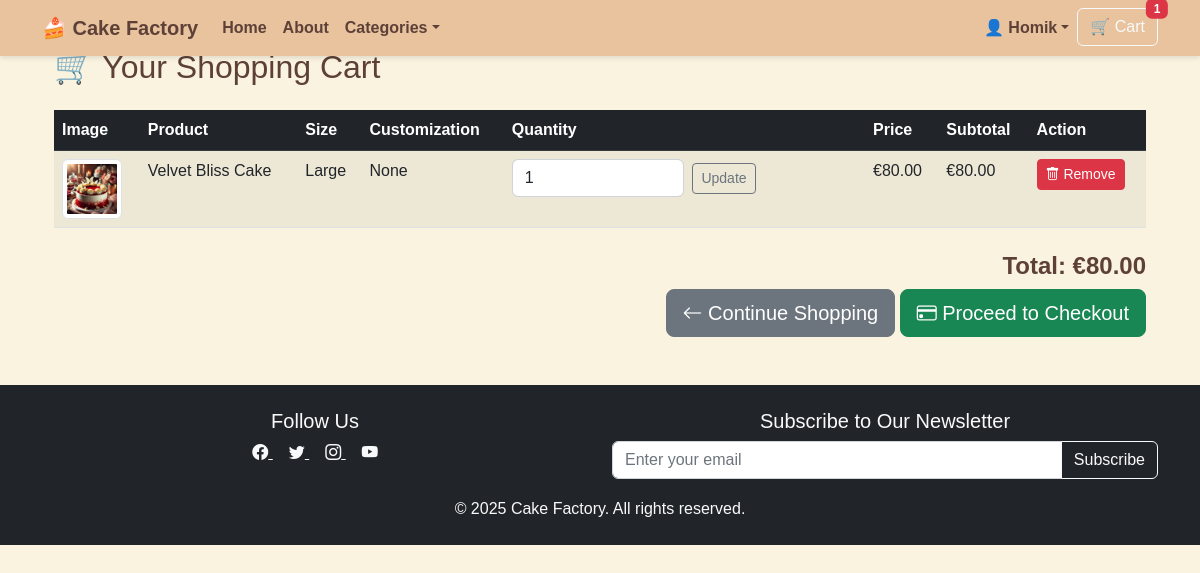
Page /orders/cart/ (signed in) on the committed database.
### users/models.py (models this page shows, shortened)
class CustomUser(AbstractUser):
    stripe_customer_id = models.CharField(max_length=50, blank=True, null=True, unique=True)
    shipping_full_name = models.CharField(max_length=100, blank=True, null=True)
    shipping_phone = models.CharField(max_length=20, blank=True, null=True)
    shipping_street_address1 = models.CharField(max_length=255, blank=True, null=True)
    shipping_street_address2 = models.CharField(max_length=255, blank=True, null=True)
    shipping_city = models.CharField(max_length=100, blank=True, null=True)
    shipping_postcode = models.CharField(max_length=20, blank=True, null=True)
    shipping_country = CountryField(blank_label="Select country", blank=True, null=True)
    billing_full_name = models.CharField(max_length=100, blank=True, null=True)
    billing_phone = models.CharField(max_length=20, blank=True, null=True)
    billing_street_address1 = models.CharField(max_length=255, blank=True, null=True)
    billing_street_address2 = models.CharField(max_length=255, blank=True, null=True)
    billing_city = models.CharField(max_length=100, blank=True, null=True)
    billing_postcode = models.CharField(max_length=20, blank=True, null=True)
    billing_country = CountryField(blank_label="Select country", blank=True, null=True)

### products/models.py (models this page shows, shortened)
class Product(models.Model):
    name = models.CharField(max_length=255, unique=True)
    slug = models.SlugField(unique=True, blank=True)
    description = models.TextField(blank=True)
    price = models.DecimalField(max_digits=10, decimal_places=2)
    category = models.ForeignKey(
        Category, on_delete=models.SET_NULL,
        null=True, blank=True, related_name="products"
    )
    flavor = models.ForeignKey(
        Flavor, on_delete=models.SET_NULL,
        null=True, blank=True, related_name="products"
    )
    sizes = models.ManyToManyField(
        Size, blank=True, related_name="products"
    )
    image = models.ImageField(upload_to="product_images/", blank=True, null=True)
    allergen_info = models.TextField(blank=True, help_text="E.g., Contains nuts, gluten-free")
    available = models.BooleanField(default=True) # If needed deactivate.
    created_at = models.DateTimeField(auto_now_add=True)

class Size(models.Model):
    name = models.CharField(max_length=100, unique=True)
    slug = models.SlugField(unique=True, blank=True)

### orders/views.py (the view, shortened to what this page needs)
# urls.py: path("cart/", views.cart_view, name="cart_view"),
def cart_view(request):
    cart_items = []
    total_price = 0
    if request.user.is_authenticated:
        db_cart_items = CartItem.objects.filter(user=request.user)
        for item in db_cart_items:
            subtotal = item.adjusted_price * item.quantity
            total_price += subtotal
            cart_items.append({
                "product_id": item.product.id,
                "size_id": item.size.id if item.size else None,
                "name": item.product.name,
                "image": item.product.image.url if item.product.image else None,
                "price": item.adjusted_price,
                "quantity": item.quantity,
                "size": item.size.name if item.size else "N/A",
                "customization": item.customization or "",
                "subtotal": subtotal,
                "update_url": reverse("cart_update", args=[item.product.id, item.size.id if item.size else 0]),
                "remove_url": reverse("cart_remove", args=[item.product.id, item.size.id if item.size else 0]),
            })
    return render(request, "orders/cart.html", {"cart": cart_items, "total_price": total_price})

### orders/context_processors.py (called while the page is built)
def cart_context(request):
    cart_items = 0
    cart_total_price = 0.0
    if request.user.is_authenticated:
        cart_items_qs = CartItem.objects.filter(user=request.user)
        cart_items = sum(item.quantity for item in cart_items_qs)
        cart_total_price = sum(item.line_total for item in cart_items_qs)
    else:
        session_cart = request.session.get("cart", {})
        cart_items = sum(item["quantity"] for item in session_cart.values())
        cart_total_price = sum(float(item["price"]) * int(item["quantity"]) for item in session_cart.values())
    return {"cart_items": cart_items, "cart_total_price": cart_total_price}

### orders/models.py (called while the page is built)
    @property
    def adjusted_price(self):
        SIZE_PRICE_ADJUSTMENT = {
            "Small": 0,
            "Large": 20,
            "X-large": 40
        }
        base_price = self.product.price or 0
        size_adjustment = SIZE_PRICE_ADJUSTMENT.get(self.size.name if self.size else "Small", 0)
        return base_price + size_adjustment

    @property
    def line_total(self):
        return (self.adjusted_price or 0) * self.quantity

### products/context_processors.py (called while the page is built)
def categories_context(request):
    return {
        'categories': Category.objects.all()
    }

### orders/templates/orders/cart.html (shortened to what this page needs)
{% extends "base.html" %}
{% load static %}
{% block content %}
<div class="container">
    <h2 class="mb-4">🛒 Your Shopping Cart</h2>
    {% if cart %}
    <table class="table table-striped">
        <thead class="table-dark">
            <tr>
                <th>Image</th>
                <th>Product</th>
                <th>Size</th>
                <th>Customization</th>
                <th>Quantity</th>
                <th>Price</th>
                <th>Subtotal</th>
                <th>Action</th>
            </tr>
        </thead>
        <tbody>
            {% for item in cart %}
            <tr>
                <td>
                    {% if item.image %}
                        <img src="{{ item.image }}" alt="{{ item.name }}" class="img-thumbnail" width="60">
                    {% else %}
                        <img src="{% static 'img/no-image.jpg' %}" alt="No Image" class="img-thumbnail" width="60">
                    {% endif %}
                </td>
                <td>{{ item.name }}</td>
                <td>{{ item.size|default:"N/A" }}</td>
                <td>{{ item.customization|default:"None" }}</td>
                <td>
                    <form method="POST" action="{{ item.update_url }}" class="d-flex align-items-center">
                        <input type="number" name="quantity" value="{{ item.quantity }}" min="1" class="form-control w-50">
                        <button type="submit" class="btn btn-sm btn-outline-secondary ms-2">Update</button>
                    </form>
                </td>
                <td>€{{ item.price|floatformat:2 }}</td>
                <td>€{{ item.subtotal|floatformat:2 }}</td>
                <td>
                    <a href="{{ item.remove_url }}" class="btn btn-danger btn-sm">
                        <i class="bi bi-trash"></i> Remove
                    </a>
                </td>
            </tr>
            {% endfor %}
        </tbody>
    </table>
    <div class="text-end mt-4">
        <h4><strong>Total: €{{ total_price|floatformat:2 }}</strong></h4>
         <a href="{% url 'product_list' %}" class="btn btn-secondary btn-lg">
            <i class="bi bi-arrow-left"></i> Continue Shopping
        </a>
        <a href="{% url 'checkout' %}" class="btn btn-success btn-lg">
            <i class="bi bi-credit-card"></i> Proceed to Checkout
        </a>
    </div>
    {% else %}
    <p class="alert alert-warning">Your cart is empty! Start shopping now.</p>
    <a href="{% url 'product_list' %}" class="btn btn-primary">Browse Products</a>
    {% endif %}
</div>
{% endblock %}

### templates/base.html (shortened to what this page needs)
{% load static %}
<!DOCTYPE html>
<html lang="en">
<head>
    <link href="https://cdn.jsdelivr.net/npm/bootstrap-icons@1.5.0/font/bootstrap-icons.css" rel="stylesheet">
    <link href="https://cdn.jsdelivr.net/npm/bootstrap@5.2.3/dist/css/bootstrap.min.css" rel="stylesheet">
    <link href="{% static 'css/styles.css' %}" rel="stylesheet">
</head>
<body>
    <nav class="navbar navbar-expand-lg navbar-dark fixed-top glass-navbar">
        <div class="container">
            <a class="navbar-brand fw-bold" href="{% url 'home' %}">🍰 Cake Factory</a>
            <div class="collapse navbar-collapse" id="navbarContent">
                <ul class="navbar-nav me-auto">
                    <li class="nav-item"><a class="nav-link" href="{% url 'home' %}">Home</a></li>
                    <li class="nav-item"><a class="nav-link" href="#">About</a></li>
                    <li class="nav-item dropdown">
                        <a class="nav-link dropdown-toggle" href="#" id="categoriesDropdown" role="button"
                            data-bs-toggle="dropdown">Categories</a>
                    </li>
                </ul>
                <ul class="navbar-nav ms-auto">
                    <li class="nav-item dropdown">
                        <a class="nav-link dropdown-toggle" href="#" id="accountDropdown" role="button"
                            data-bs-toggle="dropdown">{% if user.is_authenticated %}👤 {{ user.username }}{% else %}My
                            Account{% endif %}</a>
                    </li>
                    <li class="nav-item">
                        <a class="btn btn-outline-light position-relative" href="{% url 'cart_view' %}">
                            🛒 Cart
                            <span
                                class="position-absolute top-0 start-100 translate-middle badge bg-danger">{{ cart_items|default:0 }}</span>
                        </a>
                    </li>
                </ul>
            </div>
        </div>
    </nav>
    <main class="container py-5">
        {% block content %}{% endblock %}
    </main>
<footer class="footer bg-dark text-light py-4">
    <div class="container text-center">
        <div class="row">
            <div class="col-md-6 mb-3">
                <h5>Follow Us</h5>
                <a href="https://www.facebook.com/yourpage" class="text-light me-3" target="_blank">
                    <i class="bi bi-facebook"></i>
                </a>
                <a href="https://twitter.com/yourpage" class="text-light me-3" target="_blank">
                    <i class="bi bi-twitter"></i>
                </a>
                <a href="https://www.instagram.com/yourpage" class="text-light me-3" target="_blank">
                    <i class="bi bi-instagram"></i>
                </a>
                <a href="https://www.youtube.com/yourchannel" class="text-light" target="_blank">
                    <i class="bi bi-youtube"></i>
                </a>
            </div>
            <div class="col-md-6">
                <h5>Subscribe to Our Newsletter</h5>
                <form id="newsletter-form" method="POST" action="{% url 'newsletter_signup' %}">
                    <div class="input-group">
                        <input type="email" name="email" class="form-control" placeholder="Enter your email" required>
                        <button class="btn btn-outline-light" type="submit">Subscribe</button>
                    </div>
                </form>
            </div>
        </div>
        <p class="mt-3 mb-0">&copy; 2025 Cake Factory. All rights reserved.</p>
    </div>
</footer>
</body>
</html>

### static/css/styles.css (style rules this page uses)
body { background-color: #FAF3E0; font-family: 'Poppins', sans-serif; color: #5D4037; }
.navbar { background-color: #E8C39E; box-shadow: 0px 2px 5px rgba(0, 0, 0, 0.1); }
.navbar-brand, .navbar-nav .nav-link { color: #5D4037 !important; font-weight: bold; }
footer { background-color: #5D4037; color: #FAF3E0; text-align: center; padding: 20px 0; }

### rows in the picture
CustomUser: username "Homik"
Product: name "Velvet Bliss Cake"
Size: size "Large"

### other values in the picture
{{ cart_items|default:0 }} "1"
{{ item.customization|default:"None" }} "None"
{{ item.price|floatformat:2 }} "80.00"
{{ item.subtotal|floatformat:2 }} "80.00"
{{ total_price|floatformat:2 }} "80.00"
